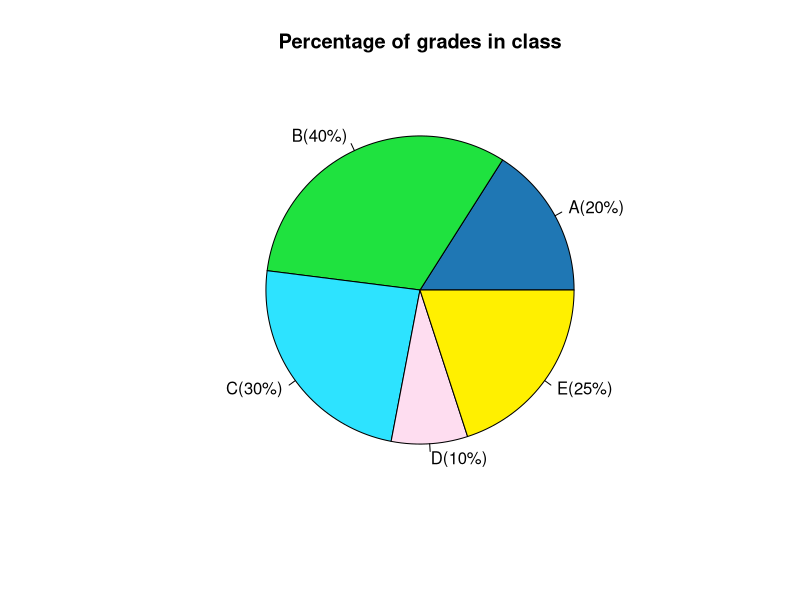

This chart was generated by the following R code:
grades <- c(A=20, B=40, C=30, D=10, E=25)
colors <- c("#1f77b4", "#1fe23f", "#2de3ff","#feddf0", "#fff000")
pie(grades, labels = paste(names(grades), "(", grades, "%)", sep = ""), col = colors, main = "Percentage of grades in class")